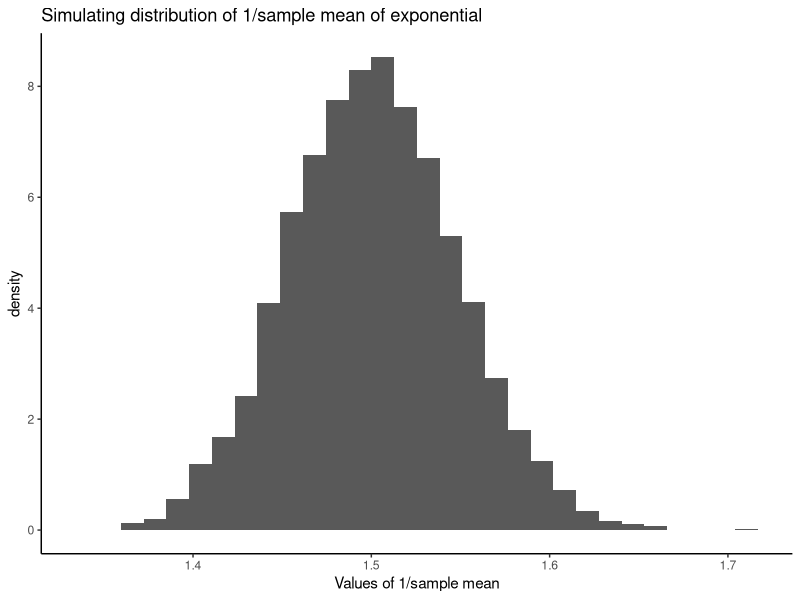

Source code (R):
## ---- chunk 1
library(tidyverse)
## ---- chunk 2
# our actual parameter
lambda <- 1.5
sims <- replicate(10000,1/mean(rexp(n = 1000,rate = lambda)))


# the mean from replications
mean(sims)
# the variance from replications
var(sims)
# the theoretical variance
lambda^2 / 1000
## ---- chunk 3

data.frame(x=sims) %>% ggplot(aes(x=sims,y=..density..))+
  geom_histogram()+
  theme_classic()+
  labs(x= "Values of 1/sample mean", title= "Simulating distribution of 1/sample mean of exponential")


